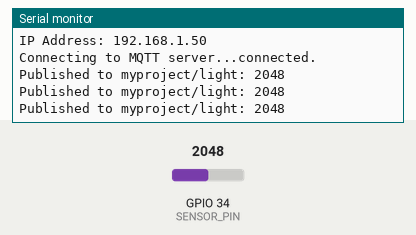
Recording of a sketch running on a simulated ESP32. On the bench: the last lines printed to the serial monitor. The test bench sets the inputs (shaded band); at power-on: GPIO 34 (SENSOR_PIN) = 2048. WiFi joins after 1.5 s; servers stay silent unless stated; no MQTT or app messages arrive unless stated.

Above: at 2.7 s.
2.8 s: GPIO 34 (SENSOR_PIN) set to 2866
At 3.5 s:
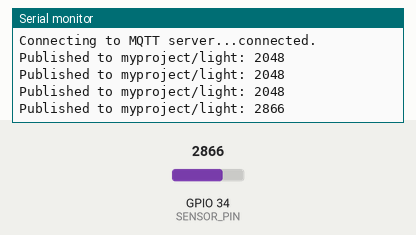
4.3 s: GPIO 34 (SENSOR_PIN) set to 3603
At 5.0 s:
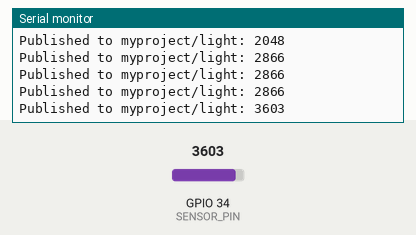
Timing chart, 0 to 7.3 s (numbered marks = the images above; inputs shaded):
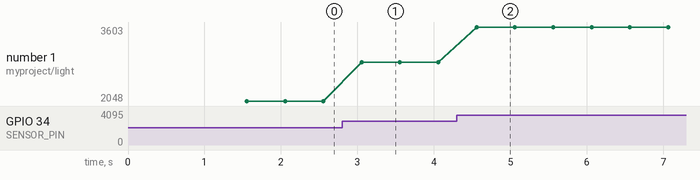

The sketch:

sender.ino
```cpp
/**************************************************************
 * MQTT Sender for ESP32 - Analog Sensor
 * Author: Paolo Almario
 * ------------------------------------------------------------
 * Reads an analog sensor (photoresistor, potentiometer, etc.)
 * and publishes the value to an MQTT broker.
 *
 * IMPORTANT:
 * Change the MQTT topic name to be unique to your project.
 ***************************************************************/

#include <WiFi.h>
#include <PubSubClient.h>

/* ============================================================
   CONFIGURATION SECTION
   ============================================================ */

// --- WiFi Credentials ---
const char* WIFI_SSID     = "YourNetworkName";
const char* WIFI_PASSWORD = "YourPassword";

// --- MQTT Server Settings ---
const char* MQTT_SERVER   = "broker.hivemq.com";
const int   MQTT_PORT     = 1883;
const char* MQTT_CLIENTID = "ESP32-AnalogSender-01";

// --- MQTT Topics ---
const char* MQTT_PUBLISH_TOPIC = "myproject/light";

// --- Send Interval (milliseconds) ---
const unsigned long PUBLISH_INTERVAL = 500;

// --- Sensor Configuration ---
const int SENSOR_PIN = 34;        // Analog pin (GPIO 34, 35, 36, or 39)
const bool DEBUG_SERIAL = true;

/* ============================================================
   END CONFIGURATION SECTION
   ============================================================ */

WiFiClient espClient;
PubSubClient client(espClient);
unsigned long lastMsg = 0;

void setup_wifi() {
  if (DEBUG_SERIAL) {
    Serial.print("Connecting to WiFi: ");
    Serial.println(WIFI_SSID);
  }
  WiFi.begin(WIFI_SSID, WIFI_PASSWORD);
  while (WiFi.status() != WL_CONNECTED) {
    delay(500);
    if (DEBUG_SERIAL) Serial.print(".");
  }
  if (DEBUG_SERIAL) {
    Serial.println("\nWiFi connected!");
    Serial.print("IP Address: ");
    Serial.println(WiFi.localIP());
  }
}

void reconnect() {
  while (!client.connected()) {
    if (DEBUG_SERIAL) Serial.print("Connecting to MQTT server...");
    if (client.connect(MQTT_CLIENTID)) {
      if (DEBUG_SERIAL) Serial.println("connected.");
    } else {
      if (DEBUG_SERIAL) {
        Serial.print("Failed, error code = ");
        Serial.print(client.state());
        Serial.println(" -> retrying in 5 seconds");
      }
      delay(5000);
    }
  }
}

void setup() {
  if (DEBUG_SERIAL) Serial.begin(115200);
  setup_wifi();
  client.setServer(MQTT_SERVER, MQTT_PORT);
}

void loop() {
  if (!client.connected()) reconnect();
  client.loop();

  unsigned long now = millis();
  if (now - lastMsg > PUBLISH_INTERVAL) {
    lastMsg = now;

    // Read analog value (0-4095 on ESP32)
    int sensorValue = analogRead(SENSOR_PIN);
    char msg[16];
    snprintf(msg, sizeof(msg), "%d", sensorValue);

    client.publish(MQTT_PUBLISH_TOPIC, msg);

    if (DEBUG_SERIAL) {
      Serial.print("Published to ");
      Serial.print(MQTT_PUBLISH_TOPIC);
      Serial.print(": ");
      Serial.println(msg);
    }
  }
}
```

Measured:
- after the input at 2.8 s, the serial monitor: prints a new line after 0.26 s (image 1)
- after the input at 4.3 s, the serial monitor: prints a new line after 0.26 s (image 2)
- plotted number 1: 2048 → 2866 after the input at 2.8 s, 2866 → 3603 after the input at 4.3 s
